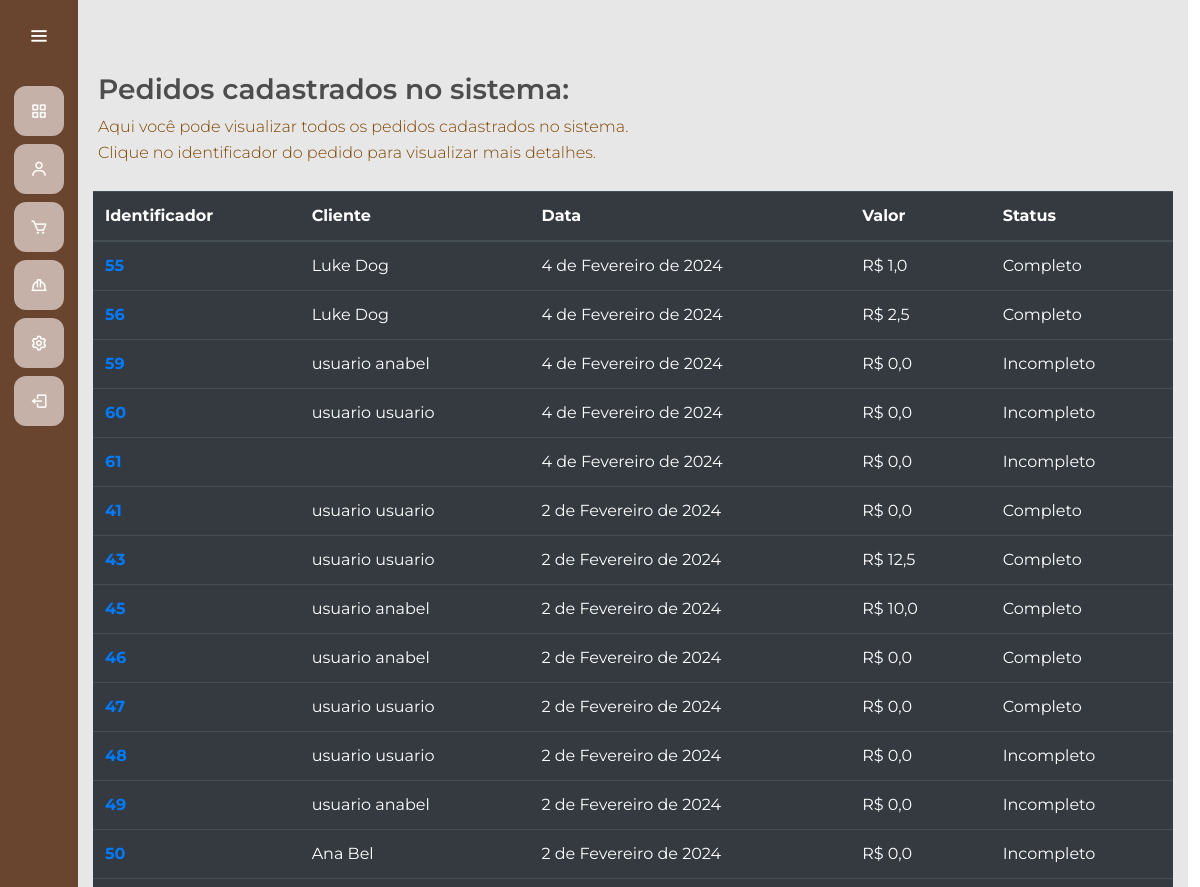
Page /gerenciamento/listaPedidos/ (upper part) on the earlier database version.
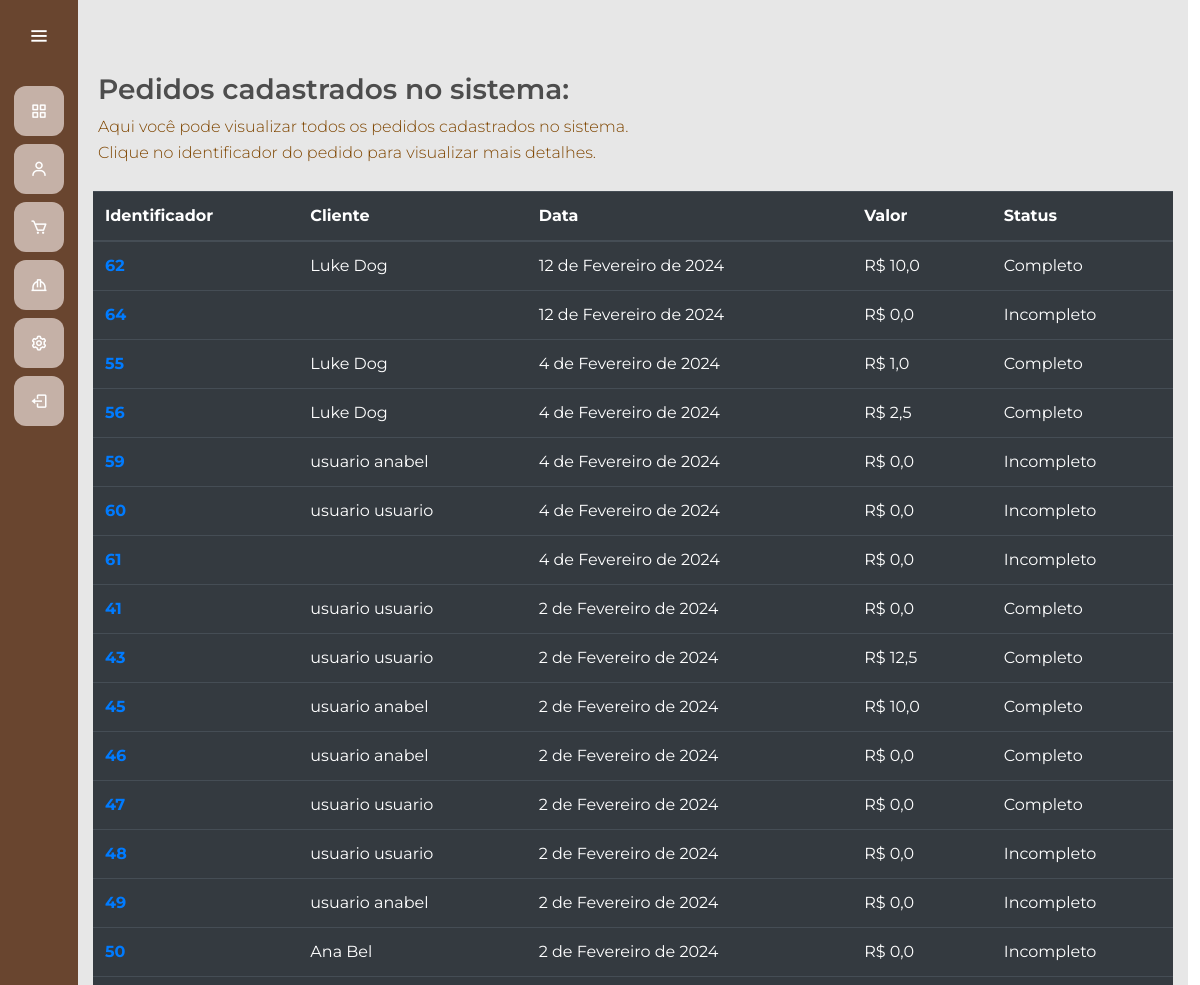
Same page on the later database version.
### gerenciamento/models.py (models this page shows, shortened)
class Pedido(models.Model):
    id_pedido = models.AutoField(primary_key=True)
    id_transacao = models.CharField(max_length=255, null=True)
    cliente = models.ForeignKey(usuarios_models.Usuario, on_delete=models.SET_NULL, null=True, blank=True)
    data = models.DateField(auto_now_add=True)
    valor_final = models.FloatField(default=0.0)
    produtos = models.ManyToManyField(Produto, through='PedidoProduto')
    completo = models.BooleanField(default=False, null=True, blank=False)

### usuarios/models.py (models this page shows, shortened)
class Usuario (AbstractUser):
    telefone = models.CharField(max_length=20)
    cpf = models.CharField(max_length=11, primary_key=True, unique=True)
    endereco = models.CharField(max_length=255)
    permissao = models.BooleanField(default=False)
    groups = models.ManyToManyField('auth.Group', related_name='usuarios', blank=True)
    user_permissions = models.ManyToManyField('auth.Permission', related_name='usuarios', blank=True)
    REQUIRED_FIELDS = ['email']

### gerenciamento/views.py (the view)
# urls.py: path('listaPedidos/', views.lista_pedidos, name='listaPedidos'),
def lista_pedidos(request):
    pedidos_list = Pedido.objects.order_by('-data')
    return render(request, 'listarPedidos.html', {'pedidos': pedidos_list})

### gerenciamento/templates/listarPedidos.html
{% extends "gerente.html" %}
{% load static %}
{% block 'head' %}
    <link rel="stylesheet" href="{% static 'usuarios/css/principal-oficial.css' %}">
    <link rel="stylesheet" href="{% static 'gerenciamento/css/gerenciamento-oficial.css' %}">
{% endblock %}
{% block 'dashboard' %}
<body>
    <br>
    <br>
    <h3 class="titulo">Pedidos cadastrados no sistema:</h2>
    <p class="subtitulo">Aqui você pode visualizar todos os pedidos cadastrados no sistema.</p>
    <p class="subtitulo">Clique no identificador do pedido para visualizar mais detalhes.</p>
    <br>
    <div class="container-fluid distanciamento">
        <table class="table table-dark">
            <thead>
                <tr>
                    <th class="id" scope="col">Identificador</th>
                    <th class="cliente" scope="col">Cliente</th>
                    <th class="data" scope="col">Data</th>
                    <th class="valor" scope="col">Valor</th>
                    <th class="status" scope="col">Status</th>
                </tr>
            </thead>
            <tbody>
                {% for pedido in pedidos %}
                    <tr>
                        <th><a href="{% url 'notaPedido' pedido.id_pedido %}">{{pedido.id_pedido}}</a></th>
                        <td>{{ pedido.cliente.first_name }} {{ pedido.cliente.last_name }}</td>
                        <td>{{ pedido.data }}</td>
                        <td>R$ {{ pedido.valor_final }}</td>
                        <td>{% if pedido.completo %}Completo{% else %}Incompleto{% endif %}</td>
                    </tr>
                {% endfor %}
            </tbody>
        </table>
    </div>
</body>
{% endblock %}

Differences in the rows shown:
added Pedido: id_pedido "62", cliente.first_name "Luke", cliente.last_name "Dog", data "12 de Fevereiro de 2024", valor_final "10,0", completo "Completo"
added Pedido: id_pedido "64", data "12 de Fevereiro de 2024", valor_final "0,0", completo "Incompleto"
